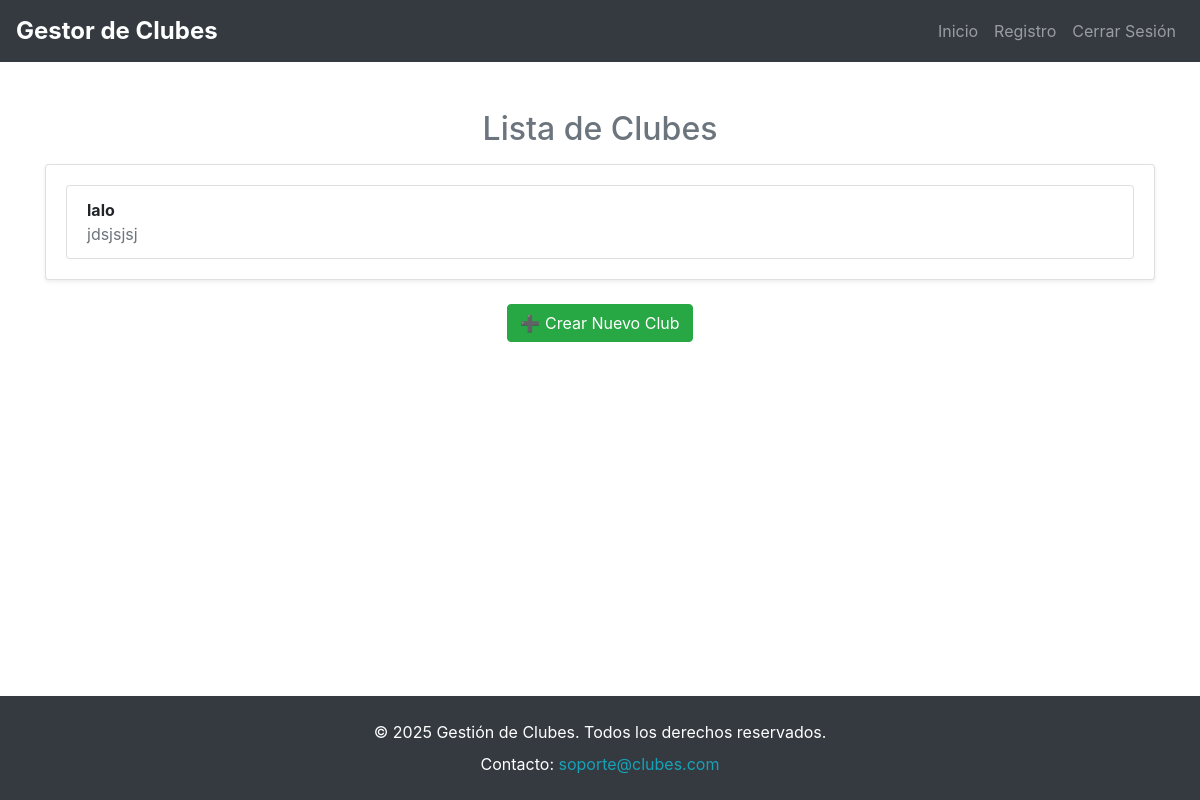
Page /clubes/ on the earlier database version.
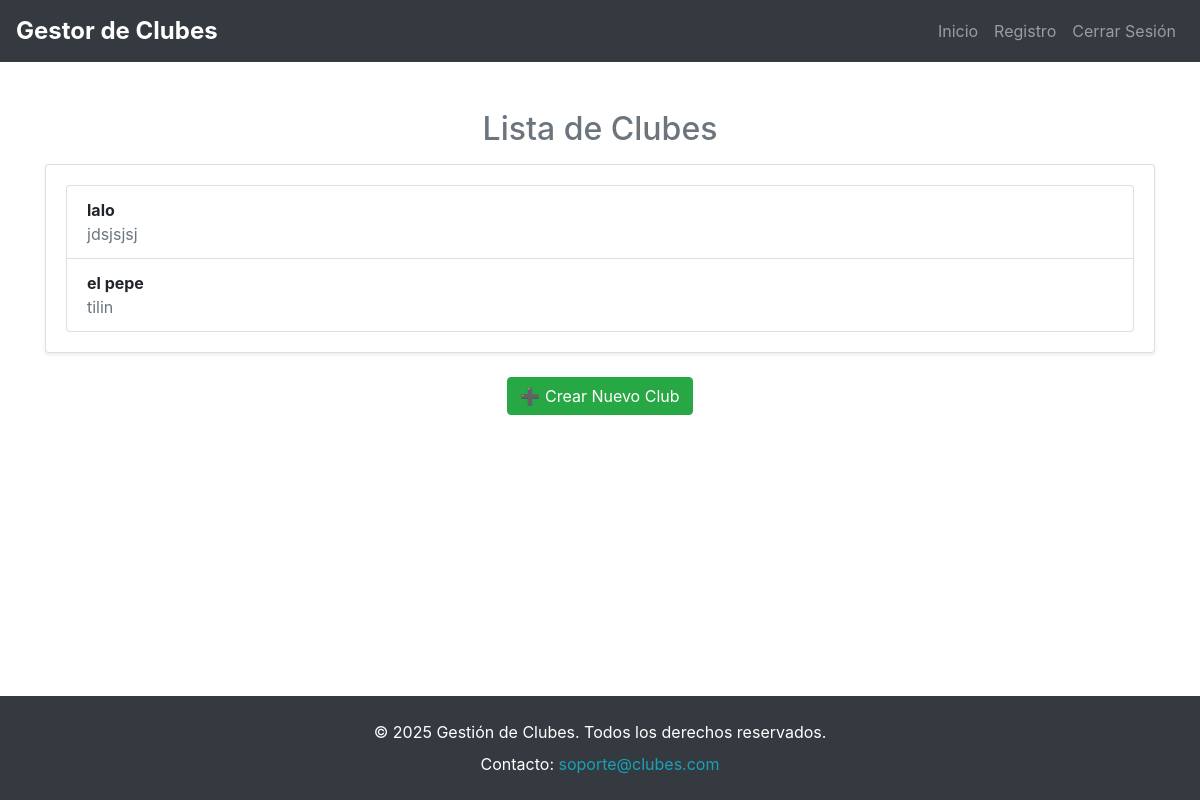
Same page on the later database version.
### clubes/models.py (models this page shows)
class Club(models.Model):
    CATEGORIAS = (
        ('academico', 'Académico'),
        ('deportivo', 'Deportivo'),
        ('cultural', 'Cultural'),
    )
    nombre = models.CharField(max_length=100)
    descripcion = models.TextField()
    categoria = models.CharField(max_length=20, choices=CATEGORIAS)
    lider = models.ForeignKey(Usuario, on_delete=models.CASCADE)  # Relación con Usuario

### clubes/views.py (the view)
# urls.py: path('', views.home, name='home'),  # 👈 Ruta para la página principal
def home(request):
    clubes = Club.objects.all()  # Obtén todos los clubes
    return render(request, 'clubes/index.html', {'clubes': clubes})

### templates/clubes/index.html (shortened to what this page needs)
{% extends 'base.html' %}
{% block content %}
<div class="text-center">
    <h2 class="text-secondary">Lista de Clubes</h2>
</div>
<div class="card shadow-sm mt-3">
    <div class="card-body">
        <ul class="list-group">
            {% for club in clubes %}
                <li class="list-group-item d-flex justify-content-between align-items-center">
                    <div>
                        <strong>{{ club.nombre }}</strong>
                        <p class="mb-0 text-muted">{{ club.descripcion }}</p>
                    </div>
                </li>
            {% empty %}
                <li class="list-group-item text-center text-muted">No hay clubes disponibles.</li>
            {% endfor %}
        </ul>
    </div>
</div>
<div class="text-center mt-4">
    <a href="{% url 'crear_club' %}" class="btn btn-success">➕ Crear Nuevo Club</a>
</div>
{% endblock %}

Differences in the rows shown:
added Club: nombre "el pepe", descripcion "tilin"
